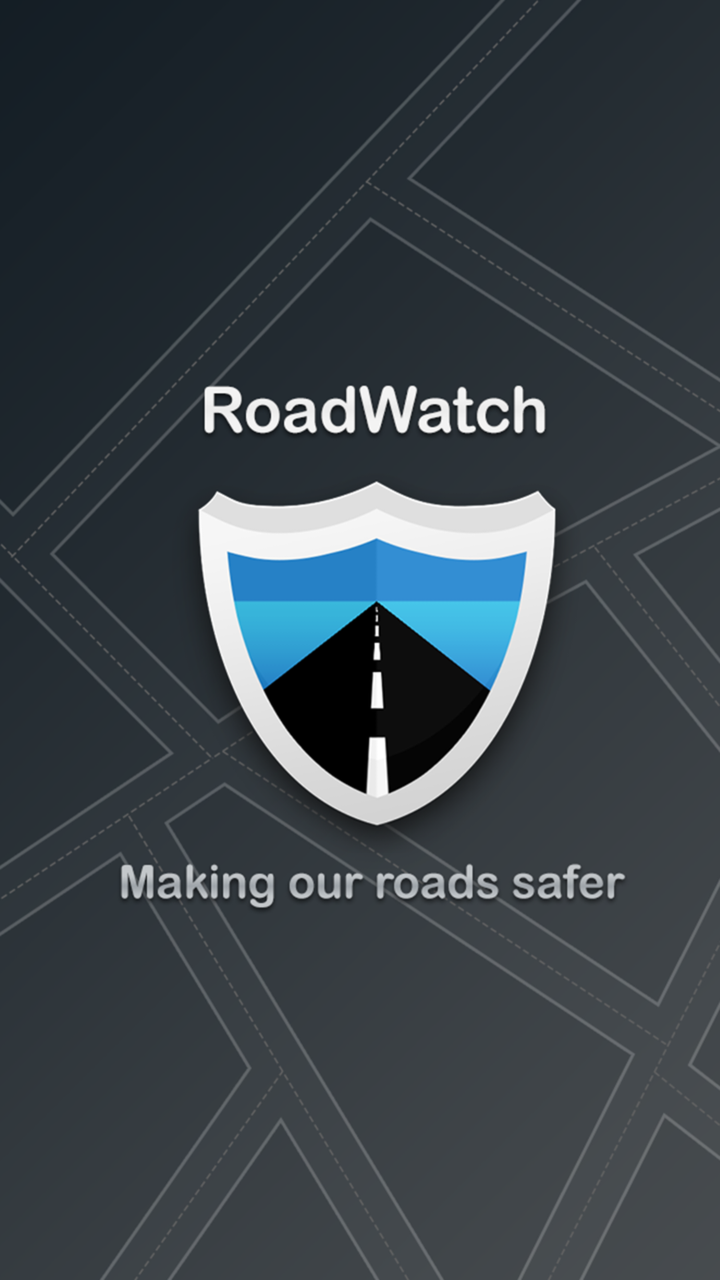
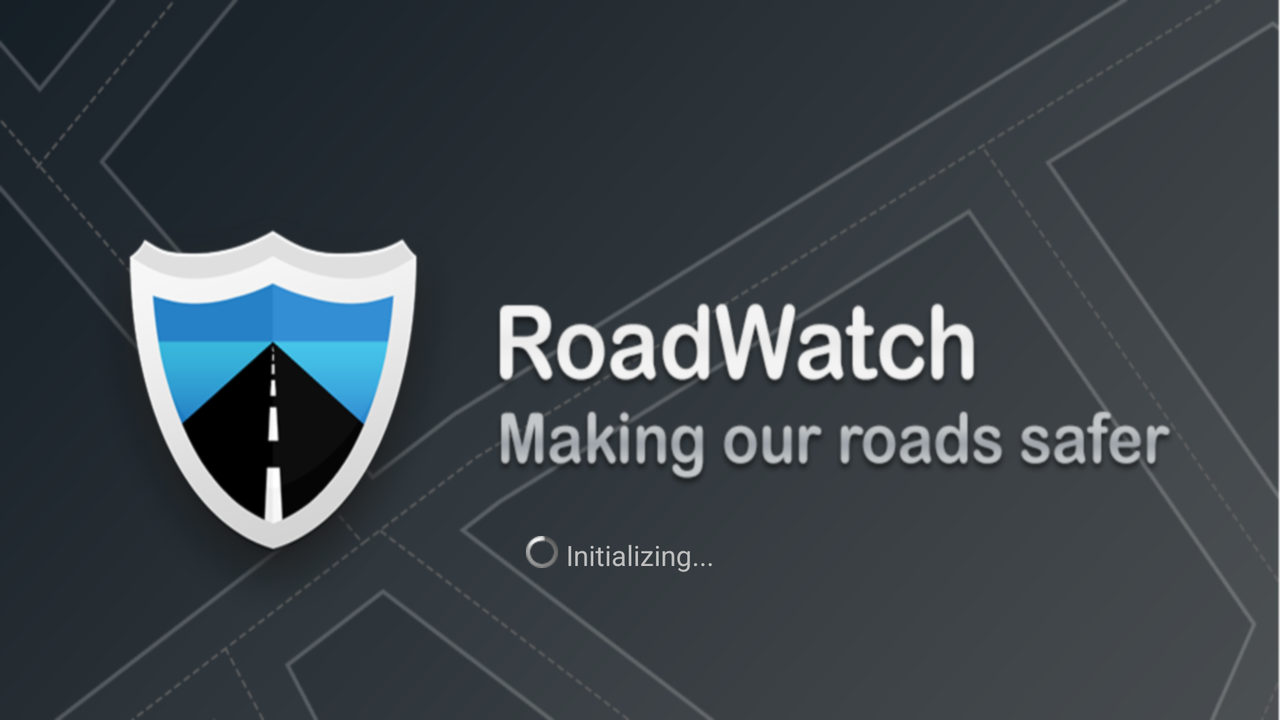

An Android layout and its configuration variant, each rendered on a device that would load it. The default file and the variant file are quoted in full after the pictures.
<!-- AndroidManifest.xml: activity theme android:Theme.Black.NoTitleBar -->
<!-- res/layout/splash_screen.xml -->
<?xml version="1.0" encoding="utf-8"?>
<RelativeLayout xmlns:android="http://schemas.android.com/apk/res/android"
    android:id="@+id/splash_screen_layout"
    android:background="@drawable/splash"
    android:layout_width="match_parent"
    android:layout_height="match_parent"
    android:paddingBottom="2dp"
    android:paddingLeft="2dp"
    android:paddingRight="2dp"
    android:paddingTop="2dp" >

    <TextView
        android:id="@+id/init_text"
        android:layout_width="wrap_content"
        android:layout_height="wrap_content"
        android:layout_alignParentRight="true"
        android:layout_alignTop="@+id/init_progress"
        android:layout_marginRight="98dp"
        android:text="Initializing..."
        android:textAppearance="?android:attr/textAppearanceSmall"
        android:visibility="invisible" />

    <ProgressBar
        android:id="@+id/init_progress"
        style="?android:attr/progressBarStyleSmall"
        android:layout_width="wrap_content"
        android:layout_height="wrap_content"
        android:layout_alignParentBottom="true"
        android:layout_marginBottom="67dp"
        android:layout_toLeftOf="@+id/init_text"
        android:layout_marginRight="4dp"
        android:visibility="invisible" />

</RelativeLayout>
<!-- resources referenced by this layout -->
<resources>
  <!-- drawable splash: png bitmap (drawable-xhdpi, 328830 bytes) -->
</resources>
<!-- res/layout-land/splash_screen.xml (the repository's variant of the layout above) -->
<!-- drawn on the phone turned sideways -->
<?xml version="1.0" encoding="utf-8"?>
<RelativeLayout xmlns:android="http://schemas.android.com/apk/res/android"
    android:id="@+id/splash_screen_layout"
    android:layout_width="match_parent"
    android:layout_height="match_parent"
    android:background="@drawable/land_splash"
    android:paddingBottom="2dp"
    android:paddingLeft="2dp"
    android:paddingRight="2dp"
    android:paddingTop="2dp" >

    <ProgressBar
        android:id="@+id/init_progress"
        style="?android:attr/progressBarStyleSmall"
        android:layout_width="wrap_content"
        android:layout_height="wrap_content"
        android:layout_alignParentBottom="true"
        android:layout_marginBottom="74dp"
        android:layout_marginRight="4dp"
        android:layout_toLeftOf="@+id/init_text"
        android:visibility="visible" />

    <TextView
        android:id="@+id/init_text"
        android:layout_width="wrap_content"
        android:layout_height="wrap_content"
        android:layout_alignTop="@+id/init_progress"
        android:layout_centerHorizontal="true"
        android:text="Initializing..."
        android:textAppearance="?android:attr/textAppearanceSmall"
        android:visibility="visible" />

</RelativeLayout>
<!-- resources referenced by the variant -->
<!-- as the phone turned sideways resolves them -->
<resources>
  <!-- drawable land_splash: png bitmap (drawable-xhdpi, 359327 bytes) -->
</resources>
